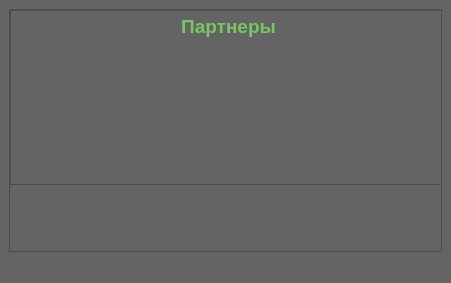
<?xml version="1.0" encoding="UTF-8"?>
<ui version="4.0">
 <class>Partners</class>
 <widget class="QMainWindow" name="Partners">
  <property name="geometry">
   <rect>
    <x>0</x>
    <y>0</y>
    <width>451</width>
    <height>283</height>
   </rect>
  </property>
  <property name="windowTitle">
   <string>MainWindow</string>
  </property>
  <property name="styleSheet">
   <string notr="true">background-color: rgb(100, 100, 100);</string>
  </property>
  <widget class="QWidget" name="centralwidget">
   <layout class="QVBoxLayout" name="verticalLayout_2">
    <item>
     <layout class="QVBoxLayout" name="verticalLayout">
      <item>
       <widget class="QScrollArea" name="scrollArea">
        <property name="widgetResizable">
         <bool>true</bool>
        </property>
        <widget class="QWidget" name="scrollAreaWidgetContents_2">
         <property name="geometry">
          <rect>
           <x>0</x>
           <y>0</y>
           <width>435</width>
           <height>231</height>
          </rect>
         </property>
         <widget class="QTextEdit" name="partners">
          <property name="geometry">
           <rect>
            <x>0</x>
            <y>0</y>
            <width>437</width>
            <height>175</height>
           </rect>
          </property>
          <property name="html">
           <string>&lt;!DOCTYPE HTML PUBLIC &quot;-//W3C//DTD HTML 4.0//EN&quot; &quot;http://www.w3.org/TR/REC-html40/strict.dtd&quot;&gt;
&lt;html&gt;&lt;head&gt;&lt;meta name=&quot;qrichtext&quot; content=&quot;1&quot; /&gt;&lt;style type=&quot;text/css&quot;&gt;
p, li { white-space: pre-wrap; }
&lt;/style&gt;&lt;/head&gt;&lt;body style=&quot; font-family:'MS Shell Dlg 2'; font-size:8pt; font-weight:400; font-style:normal;&quot;&gt;
&lt;p align=&quot;center&quot; style=&quot; margin-top:0px; margin-bottom:0px; margin-left:0px; margin-right:0px; -qt-block-indent:0; text-indent:0px;&quot;&gt;&lt;span style=&quot; font-size:14pt; font-weight:600; color:#79c564;&quot;&gt;Партнеры&lt;/span&gt;&lt;/p&gt;&lt;/body&gt;&lt;/html&gt;</string>
          </property>
         </widget>
        </widget>
       </widget>
      </item>
     </layout>
    </item>
   </layout>
  </widget>
  <widget class="QMenuBar" name="menubar">
   <property name="geometry">
    <rect>
     <x>0</x>
     <y>0</y>
     <width>451</width>
     <height>18</height>
    </rect>
   </property>
  </widget>
  <widget class="QStatusBar" name="statusbar"/>
 </widget>
 <resources/>
 <connections/>
</ui>
